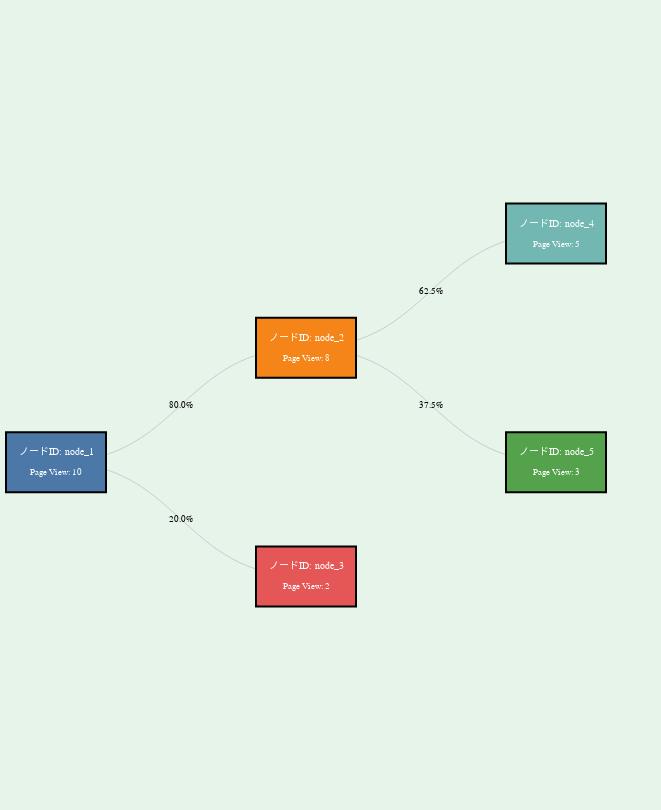

Write the Vega-Lite specification saved for this chart.
### Vega specification from a JSON file in a GitHub repository (floating-point values rounded to 4 significant figures)
{"$schema": "https://vega.github.io/schema/vega/v5.json", "description": "A modified version of the tree layout to display square nodes with additional info.", "width": 600, "height": 800, "padding": 5, "background": "#E6F4EA", "data": [{"name": "table", "values": [{"id": "node_1", "parent": "", "pv": 10, "next_nodes": ["node_2", "node_3"]}, {"id": "node_2", "parent": "node_1", "pv": 8, "next_nodes": ["node_4", "node_5"]}, {"id": "node_3", "parent": "node_1", "pv": 2, "next_nodes": []}, {"id": "node_4", "parent": "node_2", "pv": 5, "next_nodes": []}, {"id": "node_5", "parent": "node_2", "pv": 3, "next_nodes": []}], "transform": [{"type": "stratify", "key": "id", "parentKey": "parent"}, {"type": "tree", "size": [{"signal": "height"}, {"signal": "width - 100"}], "separation": true, "as": ["y", "x", "depth", "children"]}]}, {"name": "links", "source": "table", "transform": [{"type": "treelinks"}, {"type": "linkpath", "orient": "horizontal", "shape": "diagonal"}, {"type": "lookup", "from": "table", "key": "id", "fields": ["source.id", "target.id"], "as": ["sourceNode", "targetNode"]}]}], "scales": [{"name": "color", "type": "ordinal", "range": {"scheme": "tableau10"}, "domain": {"data": "table", "field": "id"}}], "marks": [{"type": "path", "from": {"data": "links"}, "encode": {"update": {"path": {"field": "path"}, "stroke": {"value": "#ccc"}}}}, {"type": "rect", "from": {"data": "table"}, "encode": {"enter": {"width": {"value": 100}, "height": {"value": 60}, "stroke": {"value": "#000"}, "strokeWidth": {"value": 2}}, "update": {"x": {"field": "x", "offset": -50}, "y": {"field": "y", "offset": -30}, "fill": {"scale": "color", "field": "id"}}}}, {"type": "text", "from": {"data": "table"}, "encode": {"enter": {"fontSize": {"value": 10}, "baseline": {"value": "top"}}, "update": {"x": {"field": "x"}, "y": {"field": "y", "offset": -15}, "text": {"signal": "'ノードID: ' + datum.id"}, "align": {"value": "center"}, "fill": {"value": "white"}}}}, {"type": "text", "from": {"data": "table"}, "encode": {"enter": {"fontSize": {"value": 9}, "baseline": {"value": "bottom"}}, "update": {"x": {"field": "x"}, "y": {"field": "y", "offset": 15}, "text": {"signal": "'Page View: ' + datum.pv"}, "align": {"value": "center"}, "fill": {"value": "white"}}}}, {"type": "text", "from": {"data": "links"}, "encode": {"enter": {"fontSize": {"value": 9}, "baseline": {"value": "middle"}}, "update": {"x": {"signal": "(datum.source.x + datum.target.x) / 2"}, "y": {"signal": "(datum.source.y + datum.target.y) / 2"}, "text": {"signal": "format((datum.targetNode.pv / datum.sourceNode.pv) * 100, '.1f') + '%'"}, "align": {"value": "center"}, "fill": {"value": "black"}}}}]}
